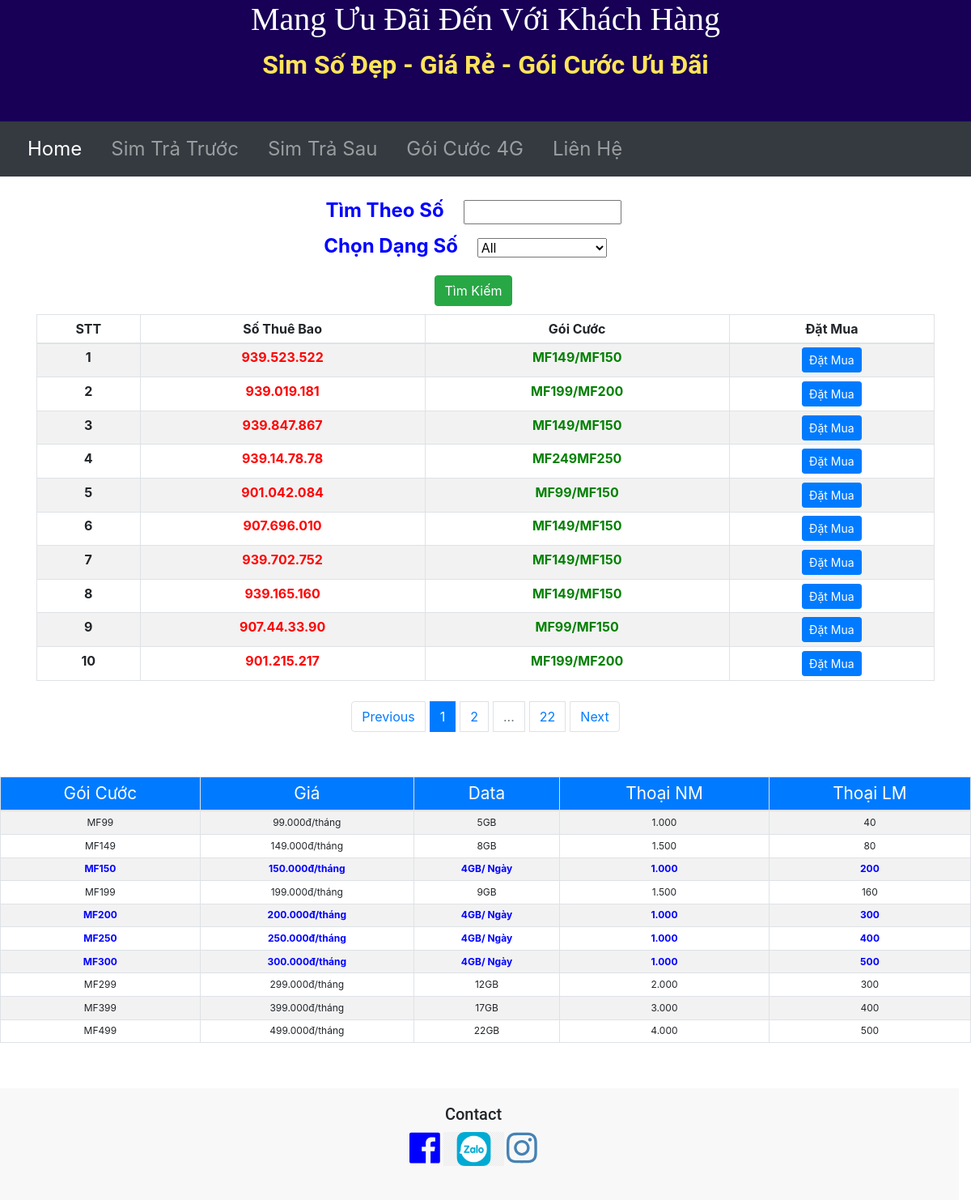
Screenshot of /trasau with the database file from the repository.
### main.py (models this page shows)
class SimSoTraSau(db.Model):
    id = db.Column(db.Integer, primary_key=True)
    sothuebao = db.Column(db.String(250), nullable=False)
    sodinhdang = db.Column(db.String(250), nullable=False)
    goicuoc = db.Column(db.String(250), nullable=False)
    dangso = db.Column(db.String(250), nullable=False)

### main.py (the view, shortened to what this page needs)
@app.route("/trasau", methods=['GET', 'POST'], defaults={"page": 1})
@app.route('/tracuusotrasau/<int:page>',methods=["GET","POST"])
def trasau(page):
    page = page
    pages = 10
    all_sim = SimSoTraSau.query.filter_by(dangso="09").paginate(page, pages, error_out=False)
    dangso = request.args.get('dangso')
    socantim = request.args.get('socantim')
    if dangso != "" and dangso !=None and dangso != "All":
        all_sim = SimSoTraSau.query.filter_by(dangso=dangso).paginate(page, pages, error_out=False)
        return render_template('trasau.html', all_sim_ts=all_sim, dangso=dangso)
    elif socantim != "" and socantim != None:
        search = "%{}%".format(socantim)
        all_sim = SimSoTraSau.query.filter(SimSoTraSau.sothuebao.like(search)).paginate(page, pages, error_out=False)
        return render_template('trasau.html', all_sim_ts=all_sim, socantim=socantim)
    return render_template('trasau.html', all_sim_ts = all_sim, dangso="All")

### templates/trasau.html (shortened to what this page needs)
{% include "header.html" %}
<!DOCTYPE html>
<html lang="en" dir="ltr">
<head>
  <link href="{{ url_for('static', filename='css/styles.css')}}" rel="stylesheet">
  <link rel="stylesheet" href="https://cdn.jsdelivr.net/npm/bootstrap@4.6.0/dist/css/bootstrap.min.css">
</head>
<div class="container ">
  <form class="timso" action="{{ url_for('trasau') }}" method="post">
    <div class="row dongchonso">
      <div class="col-lg-12 col-md-12">
          <label for=""class="chonsim">Tìm Theo Số</label>
          <input type="text" size="14" name="socantim" value="{{socantim}}" class="btn-timso">
      </div>
    <div class="col-lg-12 col-md-12">
    <label for="cars" class="chonsim">Chọn Dạng Số</label>
    <select name="cars" id="cars">
      <option value="{{dangso}}">{{ dangso }}</option>
    </select>
    </div>
      <div class="col-lg-12 col-md-12">
      <button type="submit" class="btn btn-success btn-timkiem">Tìm Kiếm</button><br>
  </div>
      </div>
  </form>
  <div class="bang-tt">
    <table class="table table-sm table-bordered table-striped">
      <thead>
        <tr>
          <th scope="col-3">STT</th>
          <th scope="col-3">Số Thuê Bao</th>
          <th scope="col-3">Gói Cước</th>
          <th scope="col-3">Đặt Mua</th>
        </tr>
      </thead>
      <tbody>
        {% for sim in all_sim_ts.items %}
        <tr>
          <th scope="row">{{loop.index}}</th>
          <td class="stb">{{ sim.sodinhdang }}</td>
          <td class="price">{{ sim.goicuoc }}</td>
          <td><a href="{{url_for('show_ts', stb=sim.sodinhdang, goicuoc = sim.goicuoc) }}"><button type="submit" class="btn btn-primary btn-sm">Đặt Mua </button></a></td>
        </tr>
      {% endfor %}
      </tbody>
    </table>
    <nav aria-label="Page-navigation example">
  <ul class="pagination justify-content-center">
    {% if all_sim_ts.has_prev %}
      <li class="page-item"><a class="page-link" href="{{ url_for('trasau', page=all_sim_ts.prev_num, dangso=dangso, socantim=socantim) }}">Previous</a></li>
    {% else %}
      <li class="page-item"><a class="page-link" href="">Previous</a></li>
    {% endif %}
    {% for page in all_sim_ts.iter_pages(left_edge=2, right_edge=1,left_current=1, right_current=1) %}
     {% if page %}
        {% if page==all_sim_ts.page %}
          <li class="page-item active" ><a class="page-link" href="{{ url_for('trasau', page=page, dangso=dangso, socantim=socantim) }}" >{{ page }}</a></li>
        {% else %}
          <li class="page-item" ><a class="page-link" href="{{ url_for('trasau', page=page, dangso=dangso, socantim=socantim) }}" >{{ page }}</a></li>
        {% endif %}
      {% else %}
          <li class="page-item disabled" ><a class="page-link" href="" >...</a></li>
    {% endif %}
     {% endfor %}
    {% if all_sim_ts.has_next %}
      <li class="page-item"><a class="page-link" href="{{ url_for('trasau', page=all_sim_ts.next_num, dangso=dangso, socantim=socantim) }}">Next</a></li>
    {% else %}
      <li class="page-item"><a class="page-link" href="">Next</a></li>
    {% endif %}
  </ul>
</nav>
  </div>
</div>
<div class=" banggoicuoc">
  <table class="table table-sm table-bordered table-striped">
<thead>
  <tr class="bg-primary title-goicuoc">
    <td>Gói Cước</td>
    <td>Giá</td>
    <td>Data</td>
    <td>Thoại NM</td>
    <td>Thoại LM</td>
  </tr>
</thead>
<tbody>
    <tr>
     <td>MF99</td>
     <td>99.000đ/tháng</td>
     <td>5GB</td>
      <td>1.000</td>
      <td>40</td>
   </tr>
      <tr>
     <td>MF149</td>
     <td>149.000đ/tháng</td>
     <td>8GB</td>
      <td>1.500</td>
      <td>80</td>
   </tr>
    <tr class="goidb">
     <td>MF150</td>
     <td>150.000đ/tháng</td>
     <td>4GB/ Ngày</td>
      <td>1.000</td>
      <td>200</td>
   </tr>
      <tr>
     <td>MF199</td>
     <td>199.000đ/tháng</td>
     <td>9GB</td>
      <td>1.500</td>
      <td>160</td>
   </tr>
        <tr class="goidb">
     <td>MF200</td>
     <td>200.000đ/tháng</td>
     <td>4GB/ Ngày</td>
      <td>1.000</td>
      <td>300</td>
   </tr>
        <tr class="goidb">
     <td>MF250</td>
     <td>250.000đ/tháng</td>
     <td>4GB/ Ngày</td>
      <td>1.000</td>
      <td>400</td>
   </tr>
         <tr class="goidb">
     <td>MF300</td>
     <td>300.000đ/tháng</td>
     <td>4GB/ Ngày</td>
      <td>1.000</td>
      <td>500</td>
   </tr>
  <tr>
     <td>MF299</td>
     <td>299.000đ/tháng</td>
     <td>12GB</td>
      <td>2.000</td>
      <td>300</td>
   </tr>
      <tr>
     <td>MF399</td>
     <td>399.000đ/tháng</td>
     <td>17GB</td>
      <td>3.000</td>
      <td>400</td>
   </tr>
<tr>
     <td>MF499</td>
     <td>499.000đ/tháng</td>
     <td>22GB</td>
      <td>4.000</td>
      <td>500</td>
   </tr>
 </tbody>
</table>
</div>
  <div id="footer">
{% include "footer.html" %}
</html>

### static/css/styles.css (style rules this page uses)
body { font-size: 16px; font-family: 'Merriweather', serif; position: relative; padding-left: 0px; }
.page-item { margin: 5px 3px 5px 3px; }
.bang-tt { width: 45%; margin: auto; margin-top: 1%; }
.row { margin: auto; width: 100% ; }
.stb { color: red; font-weight: bold; }
.price { color: green; font-weight:bolder; }
.timso { color: blue; font-weight: bolder; font-size: 1rem; text-align: center; }
.chonsim { padding-right: 20px; font-size: 1.5rem; }
#cars { margin-right: 20px; padding-right: 40px; }
.pagination { margin-top: 20px; }
.container { position: relative; text-align: center; margin-top: 2%; }
.banggoicuoc { position:fixed; width:30%; top: 17%; height: auto; left:0px; text-align: center; margin:10% auto 5% auto; padding-right: 3%; }
.btn-timkiem { margin: 10px 0px 10px 0px; }
.title-goicuoc { color: white; font-size: 1rem; }
.goidb { color: blue; font-weight: bold; }
@media screen and (max-width: 1200px) { .banggoicuoc { position: relative; width:100%; top:5%; font-size: 12px; bottom: 5%; text-align: center; margin: 50px 0px 20px 0px; padding-right: 0; padding-left: 0; } }
@media screen and (max-width: 1200px) { .title-goicuoc { font-size: 1.3rem; } }
@media screen and (max-width: 1200px) { .bang-tt { font-size: 1rem; width: 100%; margin:auto; } }
.dongchonso { text-align: center; }

### rows the page displays
SimSoTraSau: sodinhdang "939.523.522", goicuoc "MF149/MF150"
SimSoTraSau: sodinhdang "939.019.181", goicuoc "MF199/MF200"
SimSoTraSau: sodinhdang "939.847.867", goicuoc "MF149/MF150"
SimSoTraSau: sodinhdang "939.14.78.78", goicuoc "MF249MF250"
SimSoTraSau: sodinhdang "901.042.084", goicuoc "MF99/MF150"
SimSoTraSau: sodinhdang "907.696.010", goicuoc "MF149/MF150"
SimSoTraSau: sodinhdang "939.702.752", goicuoc "MF149/MF150"
SimSoTraSau: sodinhdang "939.165.160", goicuoc "MF149/MF150"
SimSoTraSau: sodinhdang "907.44.33.90", goicuoc "MF99/MF150"
SimSoTraSau: sodinhdang "901.215.217", goicuoc "MF199/MF200"

### other values shown
{{ page }} "1"
{{ page }} "2" "22"
form field cars "All"
